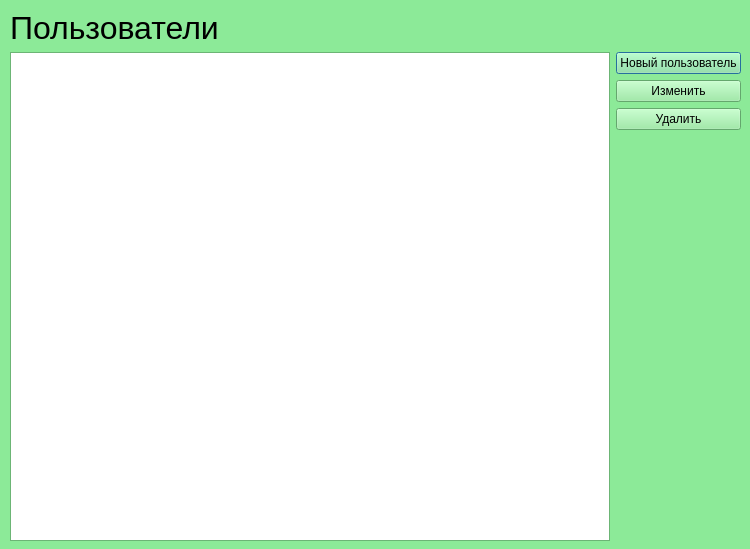
<?xml version="1.0" encoding="UTF-8"?>
<ui version="4.0">
 <class>Personal_edit</class>
 <widget class="QDialog" name="Personal_edit">
  <property name="geometry">
   <rect>
    <x>0</x>
    <y>0</y>
    <width>750</width>
    <height>549</height>
   </rect>
  </property>
  <property name="palette">
   <palette>
    <active>
     <colorrole role="WindowText">
      <brush brushstyle="SolidPattern">
       <color alpha="255">
        <red>0</red>
        <green>0</green>
        <blue>0</blue>
       </color>
      </brush>
     </colorrole>
     <colorrole role="Button">
      <brush brushstyle="SolidPattern">
       <color alpha="255">
        <red>140</red>
        <green>234</green>
        <blue>152</blue>
       </color>
      </brush>
     </colorrole>
     <colorrole role="Light">
      <brush brushstyle="SolidPattern">
       <color alpha="255">
        <red>249</red>
        <green>255</green>
        <blue>250</blue>
       </color>
      </brush>
     </colorrole>
     <colorrole role="Midlight">
      <brush brushstyle="SolidPattern">
       <color alpha="255">
        <red>194</red>
        <green>244</green>
        <blue>201</blue>
       </color>
      </brush>
     </colorrole>
     <colorrole role="Dark">
      <brush brushstyle="SolidPattern">
       <color alpha="255">
        <red>70</red>
        <green>117</green>
        <blue>76</blue>
       </color>
      </brush>
     </colorrole>
     <colorrole role="Mid">
      <brush brushstyle="SolidPattern">
       <color alpha="255">
        <red>93</red>
        <green>156</green>
        <blue>101</blue>
       </color>
      </brush>
     </colorrole>
     <colorrole role="Text">
      <brush brushstyle="SolidPattern">
       <color alpha="255">
        <red>0</red>
        <green>0</green>
        <blue>0</blue>
       </color>
      </brush>
     </colorrole>
     <colorrole role="BrightText">
      <brush brushstyle="SolidPattern">
       <color alpha="255">
        <red>255</red>
        <green>255</green>
        <blue>255</blue>
       </color>
      </brush>
     </colorrole>
     <colorrole role="ButtonText">
      <brush brushstyle="SolidPattern">
       <color alpha="255">
        <red>0</red>
        <green>0</green>
        <blue>0</blue>
       </color>
      </brush>
     </colorrole>
     <colorrole role="Base">
      <brush brushstyle="SolidPattern">
       <color alpha="255">
        <red>255</red>
        <green>255</green>
        <blue>255</blue>
       </color>
      </brush>
     </colorrole>
     <colorrole role="Window">
      <brush brushstyle="SolidPattern">
       <color alpha="255">
        <red>140</red>
        <green>234</green>
        <blue>152</blue>
       </color>
      </brush>
     </colorrole>
     <colorrole role="Shadow">
      <brush brushstyle="SolidPattern">
       <color alpha="255">
        <red>0</red>
        <green>0</green>
        <blue>0</blue>
       </color>
      </brush>
     </colorrole>
     <colorrole role="AlternateBase">
      <brush brushstyle="SolidPattern">
       <color alpha="255">
        <red>197</red>
        <green>244</green>
        <blue>203</blue>
       </color>
      </brush>
     </colorrole>
     <colorrole role="ToolTipBase">
      <brush brushstyle="SolidPattern">
       <color alpha="255">
        <red>255</red>
        <green>255</green>
        <blue>220</blue>
       </color>
      </brush>
     </colorrole>
     <colorrole role="ToolTipText">
      <brush brushstyle="SolidPattern">
       <color alpha="255">
        <red>0</red>
        <green>0</green>
        <blue>0</blue>
       </color>
      </brush>
     </colorrole>
    </active>
    <inactive>
     <colorrole role="WindowText">
      <brush brushstyle="SolidPattern">
       <color alpha="255">
        <red>0</red>
        <green>0</green>
        <blue>0</blue>
       </color>
      </brush>
     </colorrole>
     <colorrole role="Button">
      <brush brushstyle="SolidPattern">
       <color alpha="255">
        <red>140</red>
        <green>234</green>
        <blue>152</blue>
       </color>
      </brush>
     </colorrole>
     <colorrole role="Light">
      <brush brushstyle="SolidPattern">
       <color alpha="255">
        <red>249</red>
        <green>255</green>
        <blue>250</blue>
       </color>
      </brush>
     </colorrole>
     <colorrole role="Midlight">
      <brush brushstyle="SolidPattern">
       <color alpha="255">
        <red>194</red>
        <green>244</green>
        <blue>201</blue>
       </color>
      </brush>
     </colorrole>
     <colorrole role="Dark">
      <brush brushstyle="SolidPattern">
       <color alpha="255">
        <red>70</red>
        <green>117</green>
        <blue>76</blue>
       </color>
      </brush>
     </colorrole>
     <colorrole role="Mid">
      <brush brushstyle="SolidPattern">
       <color alpha="255">
        <red>93</red>
        <green>156</green>
        <blue>101</blue>
       </color>
      </brush>
     </colorrole>
     <colorrole role="Text">
      <brush brushstyle="SolidPattern">
       <color alpha="255">
        <red>0</red>
        <green>0</green>
        <blue>0</blue>
       </color>
      </brush>
     </colorrole>
     <colorrole role="BrightText">
      <brush brushstyle="SolidPattern">
       <color alpha="255">
        <red>255</red>
        <green>255</green>
        <blue>255</blue>
       </color>
      </brush>
     </colorrole>
     <colorrole role="ButtonText">
      <brush brushstyle="SolidPattern">
       <color alpha="255">
        <red>0</red>
        <green>0</green>
        <blue>0</blue>
       </color>
      </brush>
     </colorrole>
     <colorrole role="Base">
      <brush brushstyle="SolidPattern">
       <color alpha="255">
        <red>255</red>
        <green>255</green>
        <blue>255</blue>
       </color>
      </brush>
     </colorrole>
     <colorrole role="Window">
      <brush brushstyle="SolidPattern">
       <color alpha="255">
        <red>140</red>
        <green>234</green>
        <blue>152</blue>
       </color>
      </brush>
     </colorrole>
     <colorrole role="Shadow">
      <brush brushstyle="SolidPattern">
       <color alpha="255">
        <red>0</red>
        <green>0</green>
        <blue>0</blue>
       </color>
      </brush>
     </colorrole>
     <colorrole role="AlternateBase">
      <brush brushstyle="SolidPattern">
       <color alpha="255">
        <red>197</red>
        <green>244</green>
        <blue>203</blue>
       </color>
      </brush>
     </colorrole>
     <colorrole role="ToolTipBase">
      <brush brushstyle="SolidPattern">
       <color alpha="255">
        <red>255</red>
        <green>255</green>
        <blue>220</blue>
       </color>
      </brush>
     </colorrole>
     <colorrole role="ToolTipText">
      <brush brushstyle="SolidPattern">
       <color alpha="255">
        <red>0</red>
        <green>0</green>
        <blue>0</blue>
       </color>
      </brush>
     </colorrole>
    </inactive>
    <disabled>
     <colorrole role="WindowText">
      <brush brushstyle="SolidPattern">
       <color alpha="255">
        <red>70</red>
        <green>117</green>
        <blue>76</blue>
       </color>
      </brush>
     </colorrole>
     <colorrole role="Button">
      <brush brushstyle="SolidPattern">
       <color alpha="255">
        <red>140</red>
        <green>234</green>
        <blue>152</blue>
       </color>
      </brush>
     </colorrole>
     <colorrole role="Light">
      <brush brushstyle="SolidPattern">
       <color alpha="255">
        <red>249</red>
        <green>255</green>
        <blue>250</blue>
       </color>
      </brush>
     </colorrole>
     <colorrole role="Midlight">
      <brush brushstyle="SolidPattern">
       <color alpha="255">
        <red>194</red>
        <green>244</green>
        <blue>201</blue>
       </color>
      </brush>
     </colorrole>
     <colorrole role="Dark">
      <brush brushstyle="SolidPattern">
       <color alpha="255">
        <red>70</red>
        <green>117</green>
        <blue>76</blue>
       </color>
      </brush>
     </colorrole>
     <colorrole role="Mid">
      <brush brushstyle="SolidPattern">
       <color alpha="255">
        <red>93</red>
        <green>156</green>
        <blue>101</blue>
       </color>
      </brush>
     </colorrole>
     <colorrole role="Text">
      <brush brushstyle="SolidPattern">
       <color alpha="255">
        <red>70</red>
        <green>117</green>
        <blue>76</blue>
       </color>
      </brush>
     </colorrole>
     <colorrole role="BrightText">
      <brush brushstyle="SolidPattern">
       <color alpha="255">
        <red>255</red>
        <green>255</green>
        <blue>255</blue>
       </color>
      </brush>
     </colorrole>
     <colorrole role="ButtonText">
      <brush brushstyle="SolidPattern">
       <color alpha="255">
        <red>70</red>
        <green>117</green>
        <blue>76</blue>
       </color>
      </brush>
     </colorrole>
     <colorrole role="Base">
      <brush brushstyle="SolidPattern">
       <color alpha="255">
        <red>140</red>
        <green>234</green>
        <blue>152</blue>
       </color>
      </brush>
     </colorrole>
     <colorrole role="Window">
      <brush brushstyle="SolidPattern">
       <color alpha="255">
        <red>140</red>
        <green>234</green>
        <blue>152</blue>
       </color>
      </brush>
     </colorrole>
     <colorrole role="Shadow">
      <brush brushstyle="SolidPattern">
       <color alpha="255">
        <red>0</red>
        <green>0</green>
        <blue>0</blue>
       </color>
      </brush>
     </colorrole>
     <colorrole role="AlternateBase">
      <brush brushstyle="SolidPattern">
       <color alpha="255">
        <red>140</red>
        <green>234</green>
        <blue>152</blue>
       </color>
      </brush>
     </colorrole>
     <colorrole role="ToolTipBase">
      <brush brushstyle="SolidPattern">
       <color alpha="255">
        <red>255</red>
        <green>255</green>
        <blue>220</blue>
       </color>
      </brush>
     </colorrole>
     <colorrole role="ToolTipText">
      <brush brushstyle="SolidPattern">
       <color alpha="255">
        <red>0</red>
        <green>0</green>
        <blue>0</blue>
       </color>
      </brush>
     </colorrole>
    </disabled>
   </palette>
  </property>
  <property name="windowTitle">
   <string>Пользователи</string>
  </property>
  <widget class="QWidget" name="centralwidget">
   <widget class="QWidget" name="gridLayoutWidget">
    <property name="geometry">
     <rect>
      <x>10</x>
      <y>10</y>
      <width>731</width>
      <height>531</height>
     </rect>
    </property>
    <layout class="QGridLayout" name="gridLayout">
     <item row="1" column="1">
      <layout class="QVBoxLayout" name="verticalLayout">
       <item>
        <widget class="QPushButton" name="pb_newUser">
         <property name="text">
          <string>Новый пользователь</string>
         </property>
        </widget>
       </item>
       <item>
        <widget class="QPushButton" name="pb_editUser">
         <property name="text">
          <string>Изменить</string>
         </property>
        </widget>
       </item>
       <item>
        <widget class="QPushButton" name="pb_deleteUser">
         <property name="text">
          <string>Удалить</string>
         </property>
        </widget>
       </item>
       <item>
        <spacer name="verticalSpacer">
         <property name="orientation">
          <enum>Qt::Vertical</enum>
         </property>
         <property name="sizeHint" stdset="0">
          <size>
           <width>20</width>
           <height>40</height>
          </size>
         </property>
        </spacer>
       </item>
      </layout>
     </item>
     <item row="0" column="0">
      <widget class="QLabel" name="l_tableName">
       <property name="font">
        <font>
         <pointsize>24</pointsize>
        </font>
       </property>
       <property name="text">
        <string>Пользователи</string>
       </property>
      </widget>
     </item>
     <item row="1" column="0">
      <widget class="QTableView" name="tv_personal"/>
     </item>
    </layout>
   </widget>
  </widget>
 </widget>
 <resources/>
 <connections/>
</ui>
